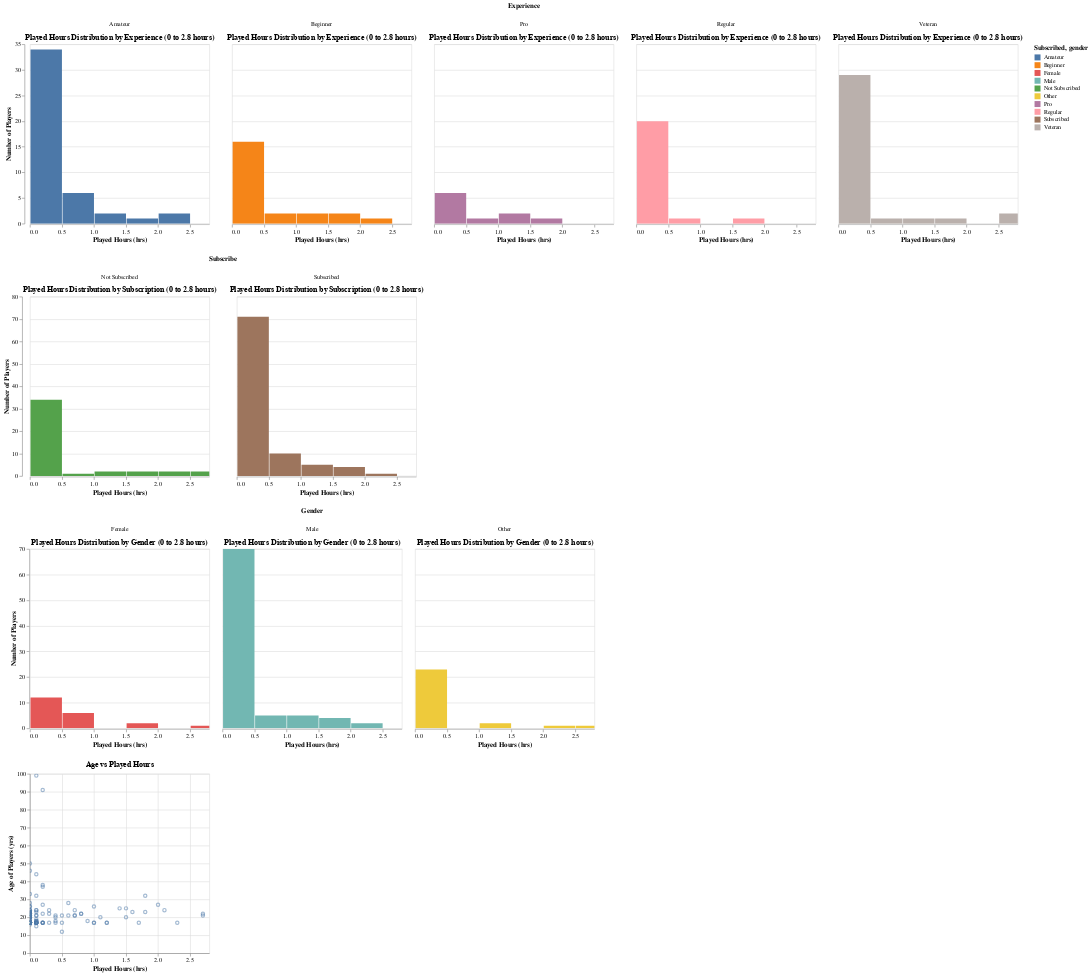

Here is the notebook cell this chart was saved with:
### Code cell
# Experience facet (Zoomed - It was very hard to see trends from the above plots, so the plots below were created which are 'zoomed in' to the 90% quantile of data, which was found above)
chart_exp_zoom = (
    alt.Chart(player_training)
    .mark_bar(clip=True)
    .encode(
        x=alt.X('played_hours:Q',
                bin=alt.Bin(maxbins=500),
                scale=alt.Scale(domain=[0, 2.8]),   
                title='Played Hours (hrs)',
                sort=experience_order),
        y=alt.Y('count()', title='Number of Players'),
        color='experience:N'
    )
    .properties(title='Played Hours Distribution by Experience (0 to 2.8 hours)')
    .facet(column=alt.Column('experience:N',title='Experience'))
)

# Subscribe facet (zoomed)
chart_sub_zoom = (
    alt.Chart(player_training)
    .mark_bar(clip=True)
    .encode(
        x=alt.X('played_hours:Q',
                bin=alt.Bin(maxbins=500),
                scale=alt.Scale(domain=[0, 2.8]), 
                title='Played Hours (hrs)'),
        y=alt.Y('count()', title='Number of Players'),
        color=alt.Color('subscribe:N').title("Subscribed")
    )
    .properties(title='Played Hours Distribution by Subscription (0 to 2.8 hours)')
    .facet(column=alt.Column('subscribe:N',title='Subscribe'))
)

chart_gen_zoom = (
    alt.Chart(player_training)
    .mark_bar(clip=True)
    .encode(
        x=alt.X('played_hours:Q',
                bin=alt.Bin(maxbins=500),
                scale=alt.Scale(domain=[0, 2.8]), 
                title='Played Hours (hrs)'),
        y=alt.Y('count()', title='Number of Players'),
        color=alt.Color('gender:N').title("gender")
    )
    .properties(title='Played Hours Distribution by Gender (0 to 2.8 hours)')
    .facet(column=alt.Column('gender:N',title='Gender'))
)

#Age vs Played-Hours Scatter Plot
chart_age_zoom = (
    alt.Chart(player_training)
    .mark_point(clip=True, opacity=0.5)
    .encode(
        x=alt.X(
            'played_hours:Q',
            title='Played Hours (hrs)',
            scale=alt.Scale(domain=[0, 2.8])
        ),
        y=alt.Y('age:Q', title='Age of Players (yrs)')
    )
    .properties(
        title='Age vs Played Hours'
    )
)

chart_exp_zoom & chart_sub_zoom & chart_gen_zoom & chart_age_zoom

### Figure 1 — Vega-Lite specification as saved in the notebook (floating-point values rounded to 4 significant figures; data arrays with more than 128 entries replaced by an {"elided": "..."} marker saying what was removed)
{"config": {"view": {"continuousWidth": 300, "continuousHeight": 300}}, "vconcat": [{"facet": {"column": {"field": "experience", "title": "Experience", "type": "nominal"}}, "spec": {"mark": {"type": "bar", "clip": true}, "encoding": {"color": {"field": "experience", "type": "nominal"}, "x": {"bin": {"maxbins": 500}, "field": "played_hours", "scale": {"domain": [0, 2.8]}, "sort": ["Beginner", "Amateur", "Regular", "Veteran", "Pro"], "title": "Played Hours (hrs)", "type": "quantitative"}, "y": {"aggregate": "count", "title": "Number of Players", "type": "quantitative"}}, "title": "Played Hours Distribution by Experience (0 to 2.8 hours)"}}, {"facet": {"column": {"field": "subscribe", "title": "Subscribe", "type": "nominal"}}, "spec": {"mark": {"type": "bar", "clip": true}, "encoding": {"color": {"field": "subscribe", "title": "Subscribed", "type": "nominal"}, "x": {"bin": {"maxbins": 500}, "field": "played_hours", "scale": {"domain": [0, 2.8]}, "title": "Played Hours (hrs)", "type": "quantitative"}, "y": {"aggregate": "count", "title": "Number of Players", "type": "quantitative"}}, "title": "Played Hours Distribution by Subscription (0 to 2.8 hours)"}}, {"facet": {"column": {"field": "gender", "title": "Gender", "type": "nominal"}}, "spec": {"mark": {"type": "bar", "clip": true}, "encoding": {"color": {"field": "gender", "title": "gender", "type": "nominal"}, "x": {"bin": {"maxbins": 500}, "field": "played_hours", "scale": {"domain": [0, 2.8]}, "title": "Played Hours (hrs)", "type": "quantitative"}, "y": {"aggregate": "count", "title": "Number of Players", "type": "quantitative"}}, "title": "Played Hours Distribution by Gender (0 to 2.8 hours)"}}, {"mark": {"type": "point", "clip": true, "opacity": 0.5}, "encoding": {"x": {"field": "played_hours", "scale": {"domain": [0, 2.8]}, "title": "Played Hours (hrs)", "type": "quantitative"}, "y": {"field": "age", "title": "Age of Players (yrs)", "type": "quantitative"}}, "title": "Age vs Played Hours"}], "data": {"name": "data-10197b7f670463a3287c6354f5ed49a3"}, "$schema": "https://vega.github.io/schema/vega-lite/v5.20.1.json", "datasets": {"data-10197b7f670463a3287c6354f5ed49a3": {"elided": "147 records"}}}
